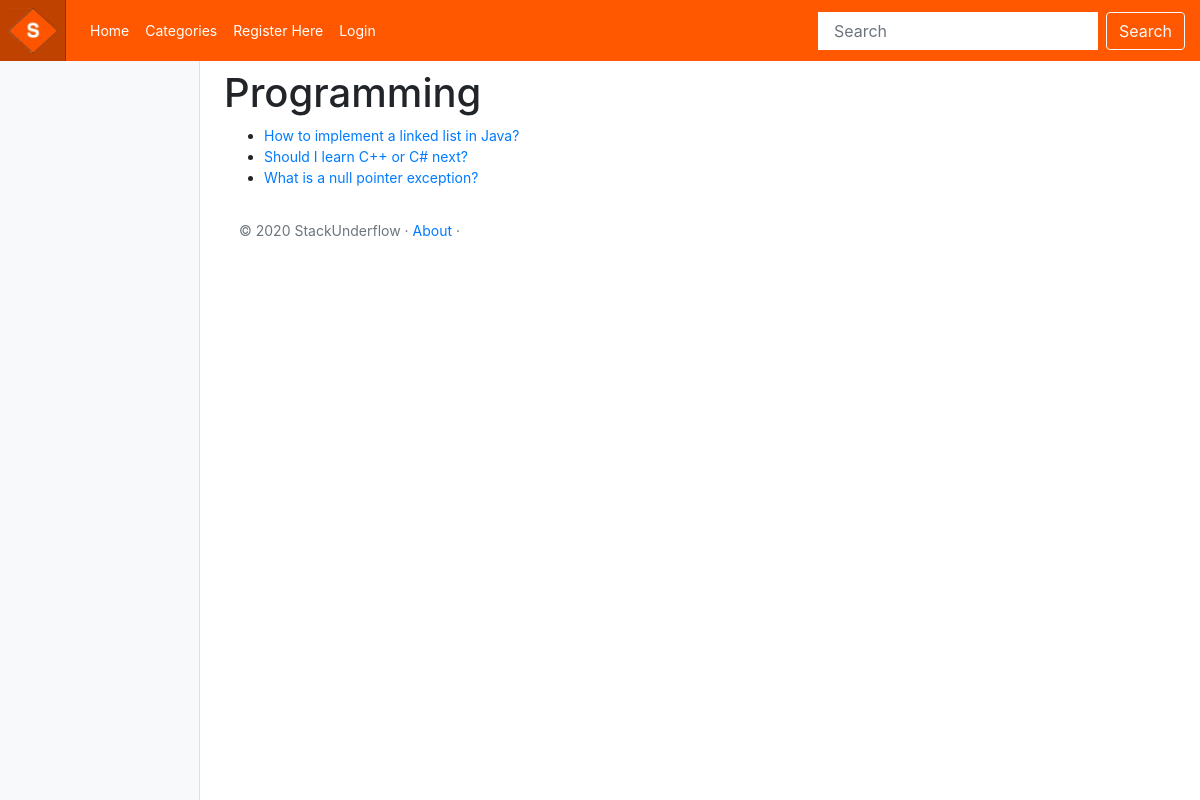
The app's page /stack_underflow/category/programming/ with its own data.
### stack_underflow/models.py (models this page shows, shortened)
class Category(models.Model):
    name = models.CharField(max_length=128, unique=True)
    threads = models.IntegerField(default=0)
    slug = models.SlugField(unique=True)
    class Meta:
        verbose_name_plural = 'Categories'

class Thread(models.Model):
    category = models.ForeignKey(Category, on_delete=models.CASCADE)
    question = models.CharField(max_length=128, unique=True)
    replies = models.IntegerField(default=0)
    slug = models.SlugField(unique=True)

### stack_underflow/views.py (the view)
# urls.py: path('category/<slug:category_name_slug>/', views.show_category, name='show_category'),
def show_category(request, category_name_slug):
    context_dict = {}
    try:
        category = Category.objects.get(slug=category_name_slug)
        threads = Thread.objects.filter(category=category)
        context_dict['threads'] = threads
        context_dict['category'] = category
    except Category.DoesNotExist:
        context_dict['category'] = None
        context_dict['threads'] = None
    return render(request, 'stack_underflow/category.html', context=context_dict)

### templates/stack_underflow/category.html (shortened to what this page needs)
<!DOCTYPE html>
{% extends 'stack_underflow/base.html' %}
{% load staticfiles %}
{% block body_block %}
    {% if category %}
    <h1>{{ category.name }}</h1>
    {% if threads %}
    <ul>
        {% for thread in threads %}
        <li><a href="{% url 'stack_underflow:show_thread' thread.slug %}">{{ thread.question }}</a></li>
        {% endfor %}
    </ul>
    {% else %}
    <strong>No pages currently in category.</strong>
    {% endif %}
    {% else %}
    The specified category does not exist.
    {% endif %}
{% endblock %}

### static/css/stack_underflow.css (style rules this page uses)
body { font-size: .875rem; }

### records on screen
Category: name "Programming"
Thread: question "How to implement a linked list in Java?"
Thread: question "Should I learn C++ or C# next?"
Thread: question "What is a null pointer exception?"
